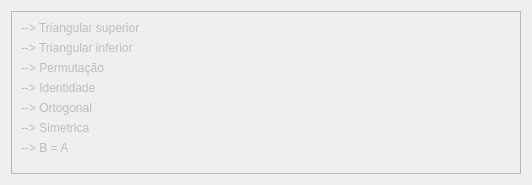
      <widget class="QWidget" name="page_9">
       <property name="geometry">
        <rect>
         <x>0</x>
         <y>0</y>
         <width>532</width>
         <height>185</height>
        </rect>
       </property>
       <attribute name="label">
        <string>Informações Matriz B</string>
       </attribute>
       <layout class="QHBoxLayout" name="horizontalLayout_5">
        <item>
         <widget class="QFrame" name="frame_4">
          <property name="frameShape">
           <enum>QFrame::StyledPanel</enum>
          </property>
          <property name="frameShadow">
           <enum>QFrame::Raised</enum>
          </property>
          <layout class="QFormLayout" name="formLayout">
           <item row="0" column="0">
            <widget class="QLabel" name="TSB">
             <property name="enabled">
              <bool>false</bool>
             </property>
             <property name="text">
              <string>--&gt; Triangular superior</string>
             </property>
            </widget>
           </item>
           <item row="1" column="0">
            <widget class="QLabel" name="TIB">
             <property name="enabled">
              <bool>false</bool>
             </property>
             <property name="text">
              <string>--&gt; Triangular inferior</string>
             </property>
            </widget>
           </item>
           <item row="2" column="0">
            <widget class="QLabel" name="PB">
             <property name="enabled">
              <bool>false</bool>
             </property>
             <property name="text">
              <string>--&gt; Permutação</string>
             </property>
            </widget>
           </item>
           <item row="3" column="0">
            <widget class="QLabel" name="IDB">
             <property name="enabled">
              <bool>false</bool>
             </property>
             <property name="text">
              <string>--&gt; Identidade</string>
             </property>
            </widget>
           </item>
           <item row="4" column="0">
            <widget class="QLabel" name="OTB">
             <property name="enabled">
              <bool>false</bool>
             </property>
             <property name="text">
              <string>--&gt; Ortogonal</string>
             </property>
            </widget>
           </item>
           <item row="5" column="0">
            <widget class="QLabel" name="SIB">
             <property name="enabled">
              <bool>false</bool>
             </property>
             <property name="text">
              <string>--&gt; Simetrica</string>
             </property>
            </widget>
           </item>
           <item row="6" column="0">
            <widget class="QLabel" name="igualdade2">
             <property name="enabled">
              <bool>false</bool>
             </property>
             <property name="text">
              <string>--&gt; B = A</string>
             </property>
            </widget>
           </item>
          </layout>
          <zorder>TIB</zorder>
          <zorder>OTB</zorder>
          <zorder>SIB</zorder>
          <zorder>PB</zorder>
          <zorder>IDB</zorder>
          <zorder>TSB</zorder>
          <zorder>igualdade2</zorder>
         </widget>
        </item>
       </layout>
      </widget>
